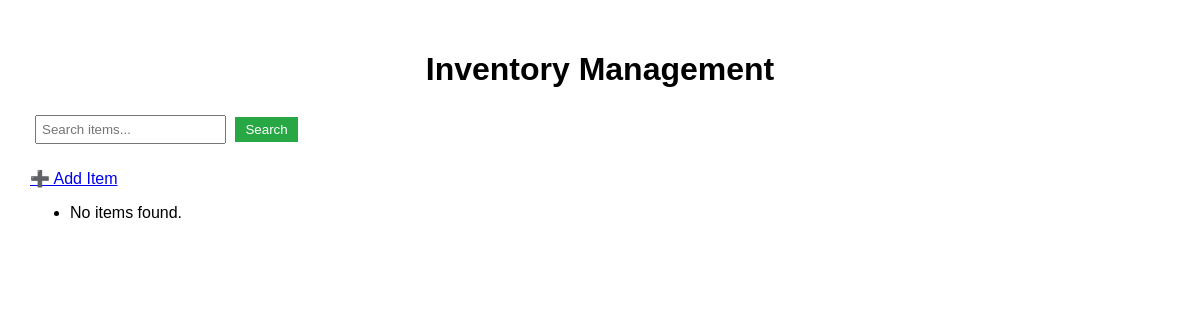
The app's page /, older data.
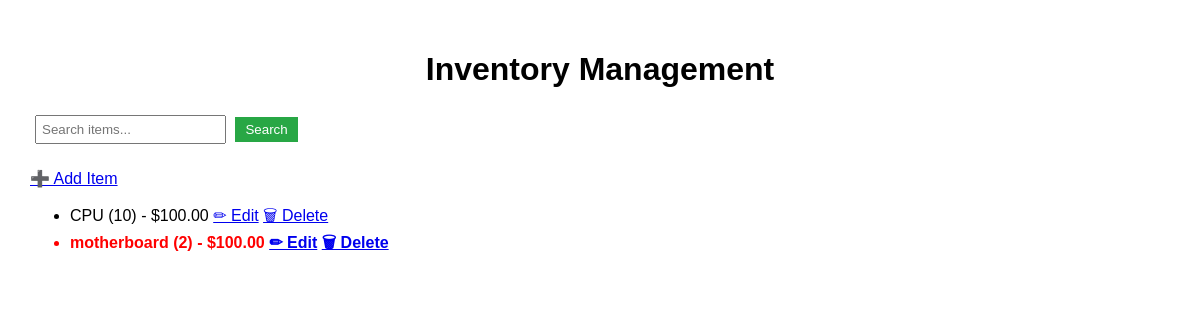
The same page, newer data.
### myapp/models.py (models this page shows, shortened)
class Item(models.Model):
    name = models.CharField(max_length=255)
    quantity = models.PositiveIntegerField()
    price = models.DecimalField(max_digits=10, decimal_places=2)
    description = models.TextField(blank=True, null=True)

### myapp/views.py (the view)
# urls.py: path('', views.inventory_list, name='inventory_list'),
def inventory_list(request):
    query = request.GET.get("q", "")
    items = Item.objects.all()
    if query:
        items = items.filter(name__icontains=query)
    return render(request, "myapp/inventory_list.html", {"items": items})

### myapp/templates/myapp/inventory_list.html (shortened to what this page needs)
<!DOCTYPE html>
<html lang="en">
<head>
</head>
<body>
    <h1>Inventory Management</h1>
    <form method="GET">
        <input type="text" name="q" placeholder="Search items..." value="{{ request.GET.q }}">
        <button type="submit">Search</button>
    </form>
    <a href="{% url 'add_item' %}">➕ Add Item</a>
    <ul>
        {% for item in items %}
            <li class="{% if item.quantity < 5 %}low-stock{% endif %}">
                {{ item.name }} ({{ item.quantity }}) - ${{ item.price }}
                <a href="{% url 'edit_item' item.id %}">✏ Edit</a>
                <a href="{% url 'delete_item' item.id %}">🗑 Delete</a>
            </li>
        {% empty %}
            <li>No items found.</li>
        {% endfor %}
    </ul>
</body>
</html>

### myapp/templates/myapp/inventory_list.html (style rules this page uses)
body { font-family: Arial, sans-serif; margin: 20px; padding: 10px; }
h1 { text-align: center; }
form { margin-bottom: 20px; }
input[type="text"], input[type="number"] { padding: 5px; margin: 5px; }
button { padding: 5px 10px; background-color: #28a745; color: white; border: none; cursor: pointer; }
.low-stock { color: red; font-weight: bold; }

Row changes from the older to the newer data that the page shows:
added Item: name "CPU", quantity "10", price "100.00"
added Item: name "motherboard", quantity "2", price "100.00"
Text that changed along with them:
text no longer shown: "No items found."
